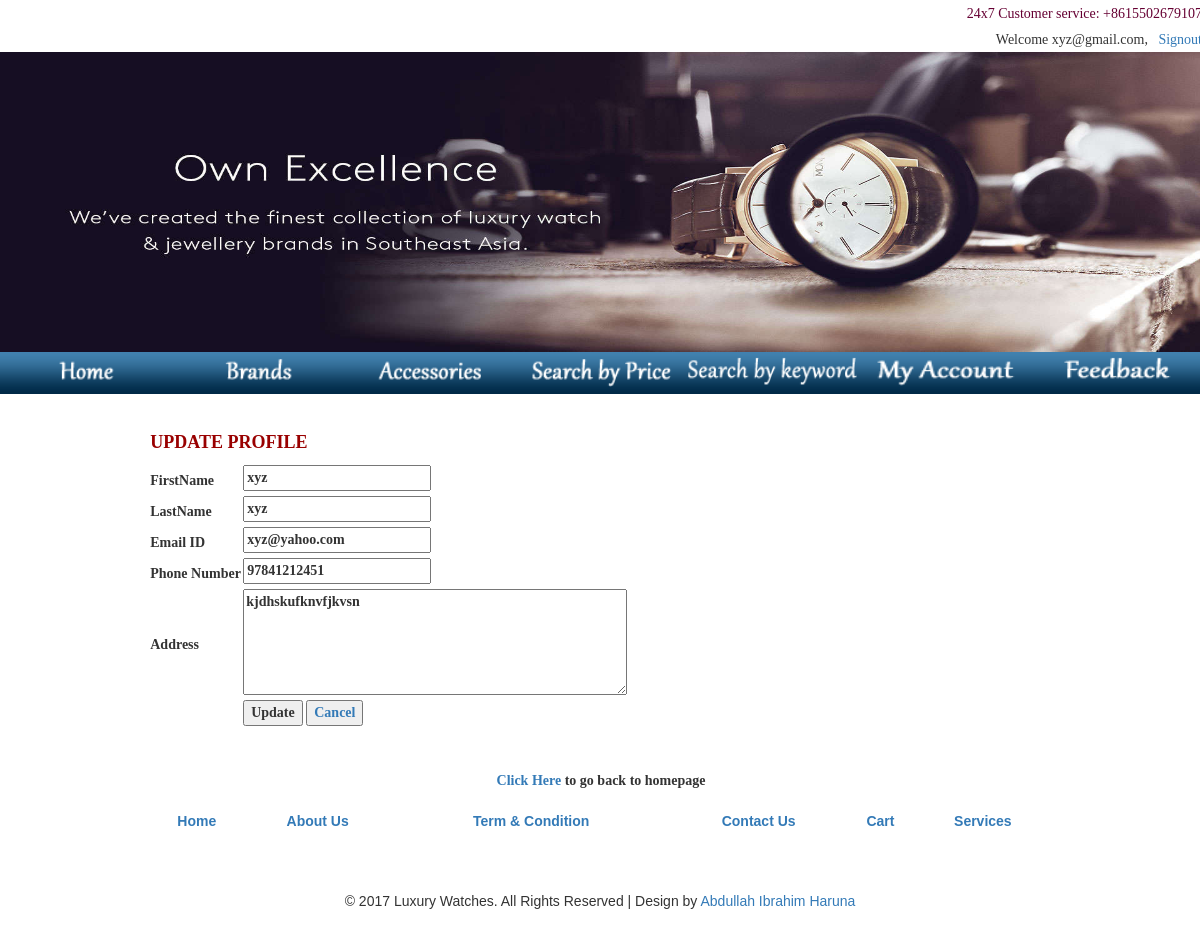
/updateprofile.php (signed in), run on the app's committed database.
### tables this page shows
CREATE TABLE IF NOT EXISTS `register` (
  `firstname` varchar(30) NOT NULL,
  `lastname` varchar(30) NOT NULL,
  `gender` varchar(10) NOT NULL,
  `dob` date NOT NULL,
  `user_id` varchar(30) NOT NULL,
  `password` varchar(20) NOT NULL,
  `email_id` varchar(35) NOT NULL,
  `phone_number` bigint(20) NOT NULL,
  `address` varchar(100) NOT NULL,
  PRIMARY KEY (`user_id`)
);

### updateprofile.php (the view, shortened to what this page needs)
<?php
	$u=$_SESSION["uname"];
	$c=mysqli_connect(host,uname,pass,db) or die(mysqli_connect_error($c));
	 $q="select * from register where user_id='$u'";
	 $r1=mysqli_query($c,$q) or die(mysqli_error($c));
	 while ($ans1=mysqli_fetch_array($r1))
	 {
	 $fname=$ans1[0];
	 $lname=$ans1[1];
	 $email=$ans1[6];
	 $phn=$ans1[7];
	 $add=$ans1[8];
	 }
?>
<!DOCTYPE html PUBLIC "-//W3C//DTD XHTML 1.0 Transitional//EN" "http://www.w3.org/TR/xhtml1/DTD/xhtml1-transitional.dtd">
<html xmlns="http://www.w3.org/1999/xhtml">
<head>
   <link href="css/bootstrap.css" rel="stylesheet" type="text/css" media="all" />
<link href="css/style.css" rel="stylesheet" type="text/css" media="all" />
</head>
<body background="image/b1.jpg" >
<table width="1200" height="335" align="center" cellpadding="0" cellspacing="0">
  <tr>
    <td height="27" colspan="7" align="center" valign="middle"><div align="right"><span class="style12">24x7 Customer service: +8615502679107</span></div></td>
  </tr>
  <tr>
    <td height="25" colspan="7" align="center" valign="middle"><div align="right">
      <?php
	if(isset($_SESSION["uname"]))
	{
	print "Welcome ".$_SESSION["uname"] .",&nbsp;";
	print "&nbsp; <a href='signout.php?page=index.php' style='text-decoration:none'>Signout</a>";
	}
	else
	{
	header("location:sig.php");
	}
	?>
    </div></td>
  </tr>
  <tr>
    <td height="79" colspan="7" align="center" valign="top"><div align="left"><img src="image/bannerforsite.jpg" width="1200" height="300" /></div></td>
  </tr>
   <tr>
    <th width="15%" height="27" scope="col"><div align="center" class="style11">
      <div align="center" class="style11"><strong><a href="index.php" style="color:#D40000 ;TEXT-DECORATION: NONE"><img src="image/homenew.png" width="172" height="42" /></a></strong></div>
    </div></th>
    <th width="15%" scope="col"><div align="center" class="style11">
      <div align="center" class="style11"><strong><a href="mobiles.php" style="color:#D40000 ;TEXT-DECORATION: NONE"><img src="image/brands.png" width="172" height="42" /></a></strong></div>
    </div></th>
    <th width="15%" scope="col"><span class="style11"><strong><a href="showacc.php" style="color:#D40000 ;TEXT-DECORATION: NONE"><img src="image/accessories.png" width="171" height="42" /></a></strong></span></th>
    <th width="15%" scope="col"><div align="center" class="style11"><strong><a href="showbyprice.php" style="color:#D40000 ; TEXT-DECORATION: NONE"><img src="image/search-by-price.png" width="172" height="42" /></a></strong></div></th>
    <th width="15%" scope="col"><div align="center" class="style11"><strong><a href="showbyword.php" style="color:#D40000 ; TEXT-DECORATION: NONE"><img src="image/keyword.png" width="172" height="42" /></a></strong></div></th>
    <th width="11%" scope="col"><div align="center" class="style11"><strong><a href="sig.php" style="color:#D40000 ; TEXT-DECORATION: NONE"><img src="image/myaccount.png" width="171" height="42" /></a></strong></div></th>
    <th width="14%" scope="col"><div align="center" class="style11"><strong><a href="feedback.php" style="color:#D40000;TEXT-DECORATION: NONE"><strong><a href="feedback.php" style="color:#D40000;TEXT-DECORATION: NONE"><img src="image/feedback.png" width="172" height="42" /></a></strong></div></th>
  </tr>
   <tr>
     <th height="27" colspan="7" scope="col"><table width="75%" height="65" border="0" align="center" cellpadding="0" cellspacing="0" >
       <tr>
         <td height="29" scope="col" ><p class="style14 style15">&nbsp;</p>
             <p class="style14 style15">UPDATE PROFILE </p>
           <form action="" method="post" enctype="multipart/form-data" name="form1" id="form1">
               <table width="54%" border="0">
                 <tr>
                   <td>FirstName</td>
                   <td colspan="3"><label>
                     <input name="fname" type="text" id="fname" value="<?php print $fname; ?>" />
                   </label></td>
                 </tr>
                 <tr>
                   <td>LastName</td>
                   <td colspan="3"><label>
                     <input name="lname" type="text" id="lname" value="<?php print $lname; ?>" />
                   </label></td>
                 </tr>
                 <tr>
                   <td>Email ID</td>
                   <td colspan="3"><label>
                     <input name="email" type="text" id="email" value="<?php print $email; ?>" />
                   </label></td>
                 </tr>
                 <tr>
                   <td>Phone Number</td>
                   <td colspan="3"><label>
                     <input name="phn" type="text" id="phn" value="<?php print $phn; ?>" />
                   </label></td>
                 </tr>
                 <tr>
                   <td>Address</td>
                   <td colspan="3"><label>
                     <textarea name="add" id="add" cols="45" rows="5"><?php print $add; ?></textarea>
                   </label></td>
                 </tr>
                 <tr>
                   <td></td>
                   <td><label>
                     <input type="submit" name="submit" id="submit" value="Update" />
                     <a href="welcome.php">
                       <input type="button" name="button" id="button" value="Cancel" />
                     </a> </label></td>
                 </tr>
                 <tr>
                   <td>&nbsp;</td>
                   <td><?php
			?>                   </td>
                 </tr>
               </table>
           </form>
           <br />
             <center>
               <a href="welcome.php" >Click Here</a> to go back to homepage
             </center></td>
       </tr>
     </table></th>
   </tr>
   <tr>
     <th height="27" colspan="7" scope="col"><table width="75%" align="center" cellpadding="0" cellspacing="0">
       <tr>
         <td colspan="6">&nbsp;</td>
       </tr>
       <tr>
         <td><div align="center" class="style3 style11"><a href="index.php" style="text-decoration:none">Home</a></div></td>
         <td><div align="center" class="style3 style11"><a href="about.php" style="text-decoration:none">About Us</a></div></td>
         <td><div align="center" class="style3 style11"><a href="term.php" style="text-decoration:none">Term &amp; Condition</a></div></td>
         <td><div align="center" class="style3 style11"><a href="contact.php" style="text-decoration:none">Contact Us</a></div></td>
         <td><div align="center" class="style3 style11"><a href="shoppingcart.php" style="text-decoration:none">Cart</a></div></td>
         <td><div align="center" class="style3 style11"><a href="service.php" style="text-decoration:none">Services</a></div></td>
       </tr>
     </table></th>
   </tr>
</table><p>&nbsp;</p><p>&nbsp;</p>
<div align="center" class="style3 style11">
					<p>© 2017 Luxury Watches. All Rights Reserved | Design by  <a href="#" target="_blank">Abdullah Ibrahim Haruna</a> </p>
				</div>
<p>&nbsp;</p>
</body>
</html>

### css/style.css (style rules this page uses)
body { background:#fff; font-family: 'Lato-Regular'; }
body a { transition: 0.5s all; -webkit-transition: 0.5s all; -o-transition: 0.5s all; -moz-transition: 0.5s all; -ms-transition: 0.5s all; }

### updateprofile.php (style rules this page uses)
.style11 { font-family: Arial, Helvetica, sans-serif }
.style12 { color: #660033 }
.style14 { color: #990000; font-weight: bold; }
.style15 { font-size: large }

### data on the page
register: fname "xyz", lname "xyz", email "xyz@yahoo.com", phn "97841212451", add "kjdhskufknvfjkvsn"

### other printed values
$_SESSION["uname"] "xyz@gmail.com"
